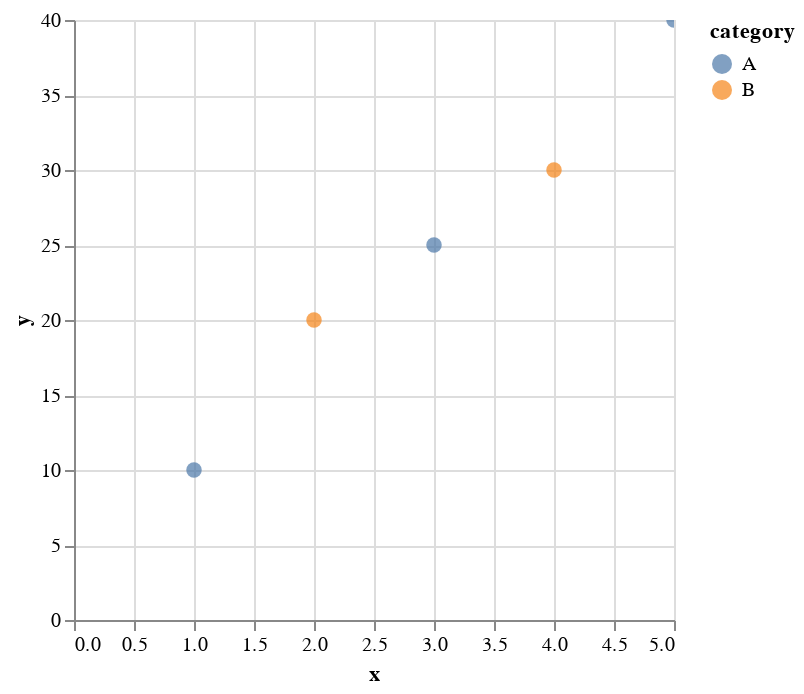

Here is the notebook cell this chart was saved with:
### Code cell
scatter_chart

### Figure 1 — Vega-Lite specification as saved in the notebook (floating-point values rounded to 4 significant figures)
{"config": {"view": {"continuousWidth": 300, "continuousHeight": 300}}, "data": {"name": "data-aecad1bfe8f63382edf55845182b5bc0"}, "mark": {"type": "circle", "size": 60}, "encoding": {"color": {"field": "category", "type": "nominal"}, "tooltip": [{"field": "x", "type": "quantitative"}, {"field": "y", "type": "quantitative"}, {"field": "category", "type": "nominal"}], "x": {"field": "x", "type": "quantitative"}, "y": {"field": "y", "type": "quantitative"}}, "params": [{"name": "param_21", "select": {"type": "interval", "encodings": ["x", "y"]}, "bind": "scales"}], "$schema": "https://vega.github.io/schema/vega-lite/v5.17.0.json", "datasets": {"data-aecad1bfe8f63382edf55845182b5bc0": [{"x": 1, "y": 10, "category": "A"}, {"x": 2, "y": 20, "category": "B"}, {"x": 3, "y": 25, "category": "A"}, {"x": 4, "y": 30, "category": "B"}, {"x": 5, "y": 40, "category": "A"}]}}
